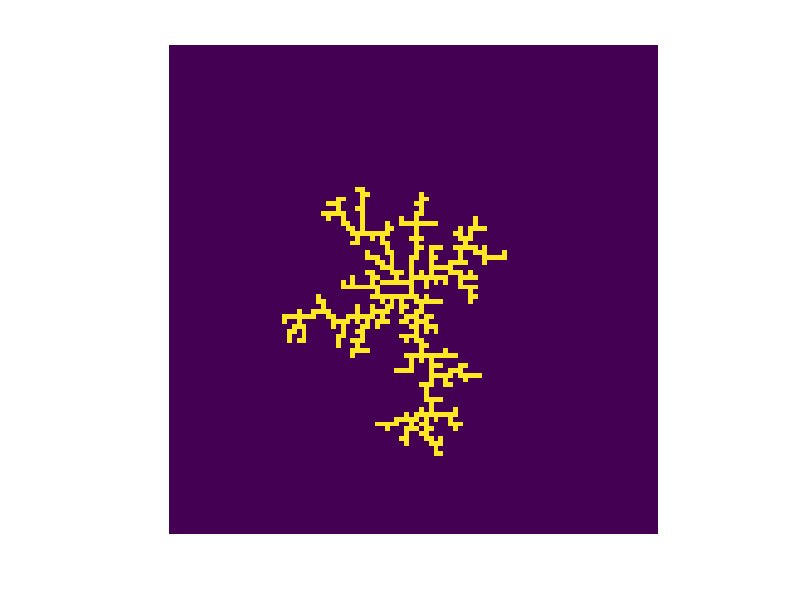

This chart was generated by the following MATLAB code:
clear all 
N=100;  % Computational Grid Size 
structure=zeros(N,N);   % Array to store the occupation of particles 
Circle_X=[];    % Array to store the X-Coordinates of points inside Annular
Circle_Y=[];    % Array to store the Y-Coordinates of points inside Annular
Circle_Size=0;  % Variable to store number of points inside the Annular 
% Loop to obtain the points inside the annular disc
for i=1:N
    for j=1:N
        % Inner radius = 40 and outer radious = 30 
        % Can be varied to obtain better outputs 
        if abs((i-(N/2))^2+(j-(N/2))^2)<=40*40 && abs((i-(N/2))^2+(j-(N/2))^2)>=30*30
            Circle_X=[Circle_X i];  % Storing the X-Coordinate
            Circle_Y=[Circle_Y j];  % Storing the Y-Coordinate
            Circle_Size=Circle_Size+1;
        end
    end
end
structure(N/2,N/2)=1;   % Initial condition where the center is occupied
hit=1;  % Variable to signify whether it has hit another particle or not 
        % hit = 0 implies it has hit, hit = 1 implies not 
count=0;% Count of particles inside the domain 
Itr_Site=1;             % Iterator for random site  
Random_Site=randi(Circle_Size,100000,1); % Array storing the random numbers 
Itr_Move=1;             % Iterator for random movement
Random_Move=randi(8,100000,1);  % Array storing the random movements 
while count<500
    % Loop to run till the number of particles forming the structure = 500
    hit=1;
    Site=Random_Site(Itr_Site); % Random Site Assigned
    Itr_Site=Itr_Site+1;
    if(Itr_Site==100000)
        Itr_Site=1;
        Random_Site=randi(Circle_Size,100000,1); % Reassigning once used
    end
    Point_X=Circle_X(Site); % Coordinates of assigned sites
    Point_Y=Circle_Y(Site);
    while hit
    % Looped till the particle hits another particle 
    Itr_Move=Itr_Move+1; 
    if(Itr_Move==100000)
        Itr_Move=1;
        Random_Move=randi(8,100000,1);  % Reassigning once used
    end
    k=Random_Move(Itr_Move);            % Random movement value   
    % Depending on Value some direction is choosen using switch out of 8
    switch k
    % Respective change in coordinates are carried out based on the value
        case 1  
            Point_X=Point_X-1;
            Point_Y=Point_Y-1;
        case 2
            Point_X=Point_X;
            Point_Y=Point_Y-1;
        case 3 
            Point_X=Point_X+1;
            Point_Y=Point_Y-1;
        case 4
            Point_X=Point_X-1;
            Point_Y=Point_Y;
        case 5 
            Point_X=Point_X+1;
            Point_Y=Point_Y;
        case 6
            Point_X=Point_X-1;
            Point_Y=Point_Y+1;
        case 7 
            Point_X=Point_X;
            Point_Y=Point_Y+1;
        case 8
            Point_X=Point_X+1;
            Point_Y=Point_Y+1;
    end
    % Checking whether the particle is still inside the outer circle 
    if(abs((Point_X-(N/2))^2+(Point_Y-(N/2))^2)>=40*40)
        break;
    end
    % Checking only the 4 Neighbours available 
    if structure(Point_X,max(Point_Y-1,1))+structure(max(Point_X-1,1),Point_Y)+structure(min(Point_X+1,N),Point_Y)+structure(Point_X,min(Point_Y+1,N))==1
    % If neighbours are found, we assign the final position
    % Hit is assigned 0 as neighbours are found 
            hit=0;
            count=count+1;
            structure(Point_X,Point_Y)=1;
            break;
    end
    hit=1;
    end
end
imagesc(structure);
axis 'square';
axis off;
